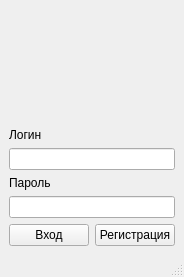
<?xml version="1.0" encoding="UTF-8"?>
<ui version="4.0">
 <class>MainWindow</class>
 <widget class="QMainWindow" name="MainWindow">
  <property name="geometry">
   <rect>
    <x>0</x>
    <y>0</y>
    <width>180</width>
    <height>277</height>
   </rect>
  </property>
  <property name="sizePolicy">
   <sizepolicy hsizetype="Fixed" vsizetype="Fixed">
    <horstretch>0</horstretch>
    <verstretch>0</verstretch>
   </sizepolicy>
  </property>
  <property name="windowTitle">
   <string>Вход</string>
  </property>
  <widget class="QWidget" name="centralwidget">
   <layout class="QHBoxLayout" name="horizontalLayout_2">
    <item>
     <layout class="QVBoxLayout" name="verticalLayout" stretch="0,0,0,0,0,0,1">
      <item>
       <widget class="QLabel" name="label_3">
        <property name="text">
         <string/>
        </property>
       </widget>
      </item>
      <item>
       <spacer name="verticalSpacer">
        <property name="orientation">
         <enum>Qt::Vertical</enum>
        </property>
        <property name="sizeHint" stdset="0">
         <size>
          <width>20</width>
          <height>60</height>
         </size>
        </property>
       </spacer>
      </item>
      <item>
       <widget class="QLabel" name="label">
        <property name="text">
         <string>Логин</string>
        </property>
       </widget>
      </item>
      <item>
       <widget class="QLineEdit" name="lineEdit"/>
      </item>
      <item>
       <widget class="QLabel" name="label_2">
        <property name="text">
         <string>Пароль</string>
        </property>
       </widget>
      </item>
      <item>
       <widget class="QLineEdit" name="lineEdit_2">
        <property name="echoMode">
         <enum>QLineEdit::PasswordEchoOnEdit</enum>
        </property>
       </widget>
      </item>
      <item>
       <layout class="QHBoxLayout" name="horizontalLayout">
        <item>
         <widget class="QPushButton" name="pushButton">
          <property name="text">
           <string>Вход</string>
          </property>
         </widget>
        </item>
        <item>
         <widget class="QPushButton" name="pushButton_2">
          <property name="text">
           <string>Регистрация</string>
          </property>
         </widget>
        </item>
       </layout>
      </item>
     </layout>
    </item>
   </layout>
  </widget>
  <widget class="QMenuBar" name="menubar">
   <property name="geometry">
    <rect>
     <x>0</x>
     <y>0</y>
     <width>180</width>
     <height>22</height>
    </rect>
   </property>
  </widget>
  <widget class="QStatusBar" name="statusbar"/>
 </widget>
 <resources/>
 <connections/>
</ui>
